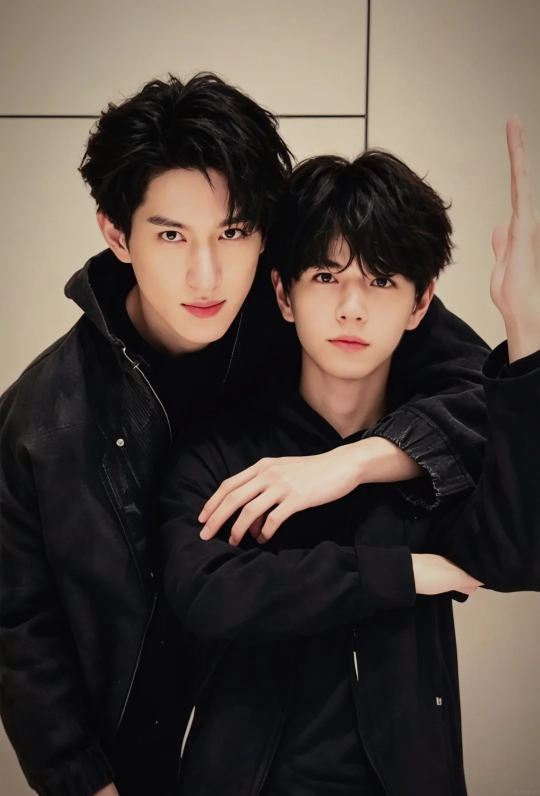
#> input picture pic/Aylio_1.jpg, 1080 x 1591 px (shown at 1/2 size)
$ python make_icon.py ../pic/Aylio_1.jpg
#> lines starting #> are read from the running program, lines starting #| are printed output that depends on the picture; after the words box and inside, x2 and y2 are one past the last pixel; in counts of white or black regions, pixels touching at a corner belong together
"""Generate the app icon (PNG + .ico + .icns) from a chosen pet image.

Dev-only. Produces:
    build/icon.png     - 1024x1024 master
    build/icon.ico     - Windows icon
    build/icon.icns    - macOS icon (only when run on macOS, needs iconutil)

Usage:
    python tools/make_icon.py [source_png]
"""
from __future__ import annotations

import subprocess
import sys
import tempfile
from pathlib import Path

PROJECT_ROOT = Path(__file__).resolve().parent.parent
BUILD_DIR = PROJECT_ROOT / "build"
# Dedicated icon source, kept out of the user-managed pic/ and assets/pets/.
DEFAULT_SOURCE = PROJECT_ROOT / "assets" / "icon_source.png"

CANVAS = 1024
MARGIN = 90


def _make_master(source: Path):
    from PIL import Image, ImageDraw

    canvas = Image.new("RGBA", (CANVAS, CANVAS), (0, 0, 0, 0))
#> canvas: PIL image 1024x1024 RGBA; every value is 0
    draw = ImageDraw.Draw(canvas)
    # Soft rounded-square gradient-ish background (two tones).
    draw.rounded_rectangle([0, 0, CANVAS, CANVAS], radius=220,
                           fill=(255, 214, 224, 255))
    draw.rounded_rectangle([0, CANVAS // 2, CANVAS, CANVAS], radius=220,
                           fill=(255, 198, 214, 255))

    pet = Image.open(source).convert("RGBA")
    max_side = CANVAS - 2 * MARGIN
    scale = min(max_side / pet.width, max_side / pet.height)
#> scale = 0.53
    pet = pet.resize((max(1, int(pet.width * scale)),
                      max(1, int(pet.height * scale))), Image.LANCZOS)
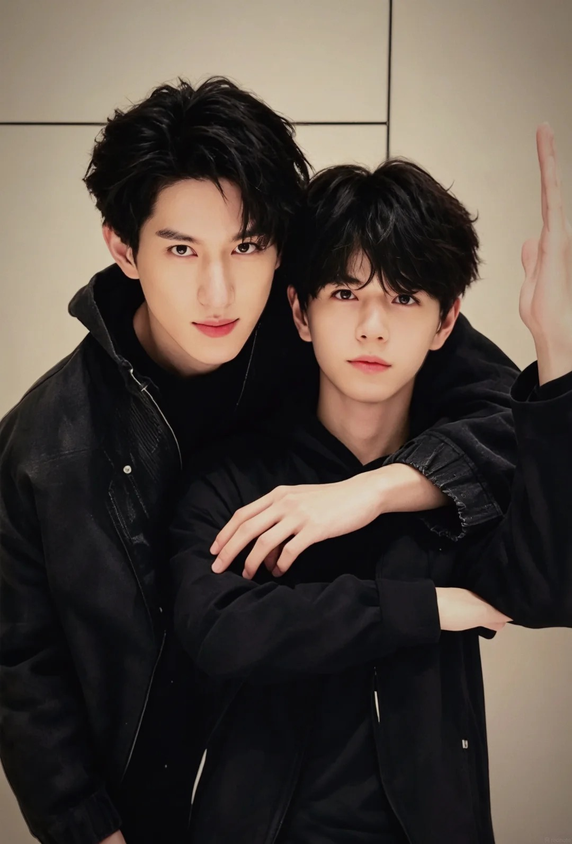
#> pet: PIL image 572x844 RGBA; mean R, G, B, A 83.4, 73.2, 65.8, 255
    x = (CANVAS - pet.width) // 2
#> x = 226
    y = (CANVAS - pet.height) // 2
#> y = 90
    canvas.alpha_composite(pet, (x, y))
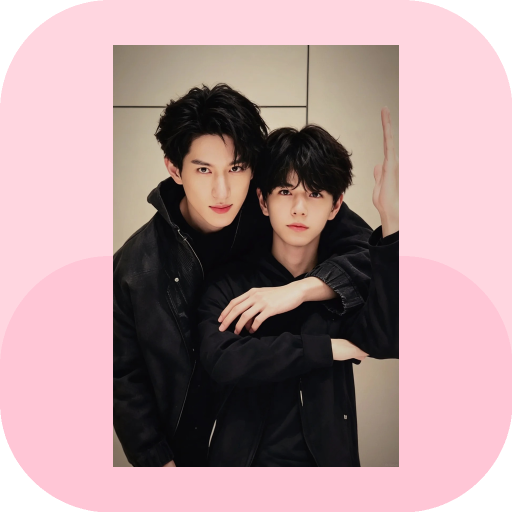
#> canvas: PIL image 1024x1024 RGBA (shown at 1/2 size); mean R, G, B, A 166, 137.1, 140.1, 245; transparent parts drawn white

    # Clip everything to the rounded square.
    mask = Image.new("L", (CANVAS, CANVAS), 0)
#> mask: PIL image 1024x1024 L; every value is 0
    ImageDraw.Draw(mask).rounded_rectangle([0, 0, CANVAS, CANVAS],
                                           radius=220, fill=255)
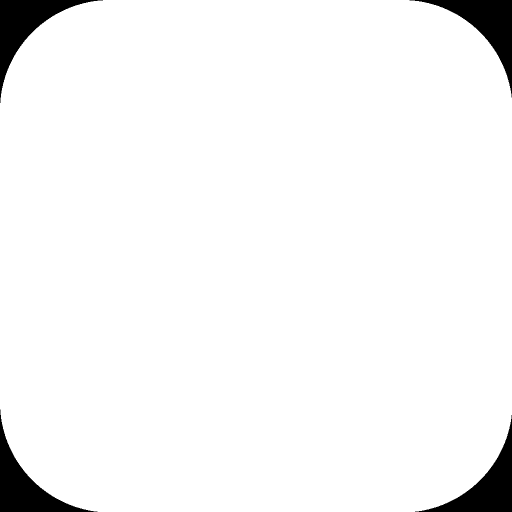
#> mask: PIL image 1024x1024 L (shown at 1/2 size); 96.1% white; 4 black regions, box (x1, y1, x2, y2) and area: (0, 0, 206, 206) 10453, (819, 0, 1024, 195) 10247, (0, 819, 195, 1024) 10247, (830, 830, 1024, 1024) 10042
    canvas.putalpha(mask)
    return canvas


def main() -> None:
    from PIL import Image

    source = Path(sys.argv[1]) if len(sys.argv) > 1 else DEFAULT_SOURCE
    if not source.exists():
        raise SystemExit(f"Source image not found: {source}")

    BUILD_DIR.mkdir(parents=True, exist_ok=True)
    master = _make_master(source)

    png_path = BUILD_DIR / "icon.png"
    master.save(png_path)
    print(f"saved {png_path.relative_to(PROJECT_ROOT)}")

    ico_path = BUILD_DIR / "icon.ico"
    master.save(ico_path, sizes=[(16, 16), (32, 32), (48, 48),
                                 (64, 64), (128, 128), (256, 256)])
    print(f"saved {ico_path.relative_to(PROJECT_ROOT)}")

    if sys.platform == "darwin":
        with tempfile.TemporaryDirectory() as tmp:
            iconset = Path(tmp) / "icon.iconset"
            iconset.mkdir()
            for size in (16, 32, 64, 128, 256, 512):
                master.resize((size, size), Image.LANCZOS).save(
                    iconset / f"icon_{size}x{size}.png")
                master.resize((size * 2, size * 2), Image.LANCZOS).save(
                    iconset / f"icon_{size}x{size}@2x.png")
            icns_path = BUILD_DIR / "icon.icns"
            subprocess.run(
                ["iconutil", "-c", "icns", str(iconset), "-o", str(icns_path)],
                check=True,
            )
            print(f"saved {icns_path.relative_to(PROJECT_ROOT)}")


if __name__ == "__main__":
    main()

$ run again, on assets/pets/Aylio_1.png
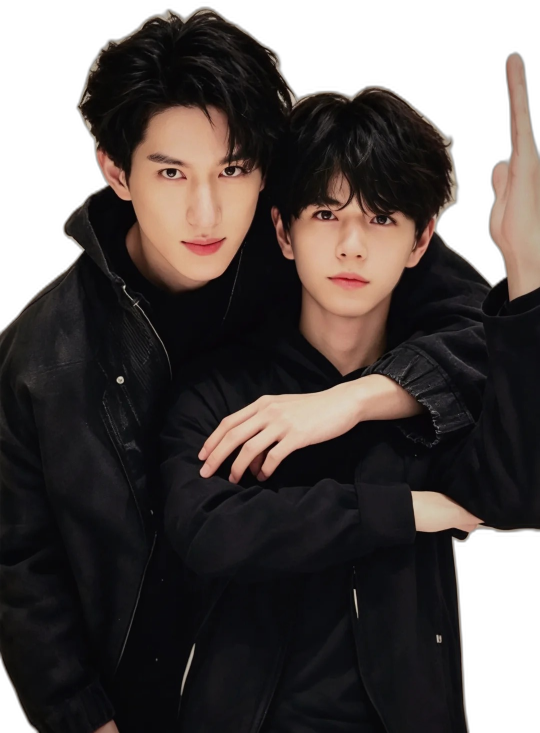
#> input picture assets/pets/Aylio_1.png, 1080 x 1466 px (shown at 1/2 size)
#> in _make_master, pet is the input picture: PIL image 1080x1466 RGBA; mean R, G, B, A 39.3, 32.5, 30.4, 201.4
#> in _make_master, `pet = pet.resize((max(1, int(pet.width * scale)), max(1, int(pet.heigh..`:
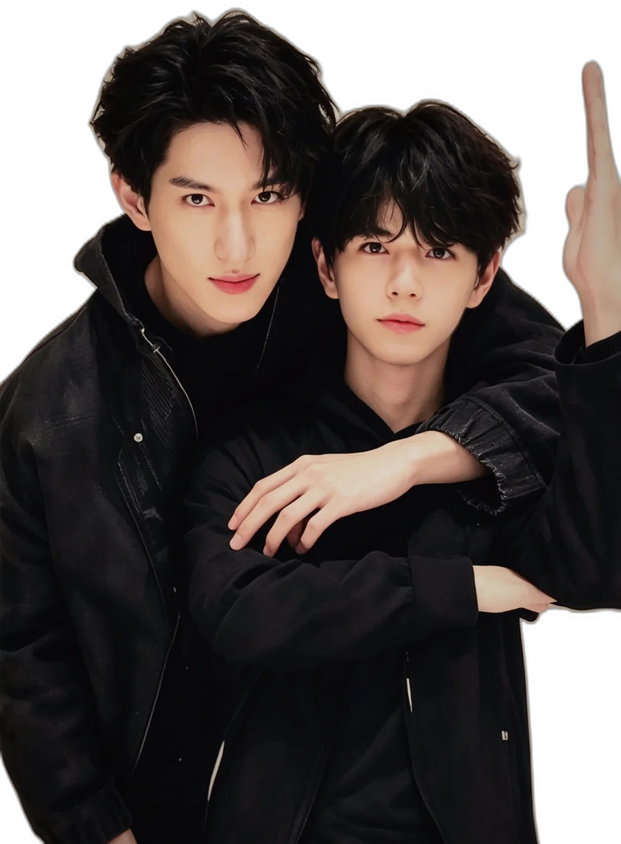
#> pet: PIL image 621x844 RGBA; mean R, G, B, A 39.1, 32.4, 30.3, 201.4; transparent parts drawn white
#> in _make_master, `canvas.alpha_composite(pet, (x, y))`:
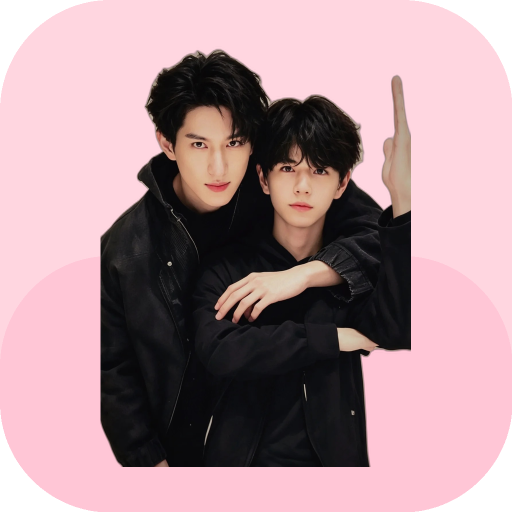
#> canvas: PIL image 1024x1024 RGBA (shown at 1/2 size); mean R, G, B, A 163.7, 133.4, 139.5, 245; transparent parts drawn white
